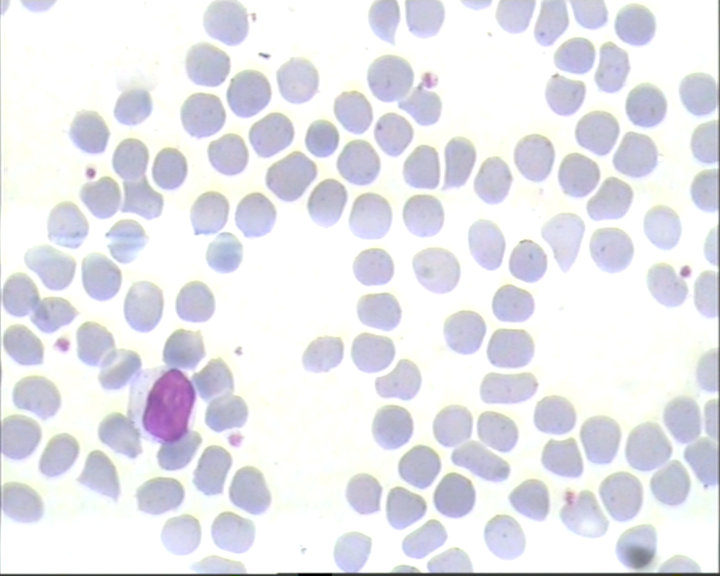
#> input picture codes . datasets/alimple/12.bmp, 720 x 576 px
$ python imageEnhancement.py
#> lines starting #> are read from the running program, lines starting #| are printed output that depends on the picture; after the words box and inside, x2 and y2 are one past the last pixel; in counts of white or black regions, pixels touching at a corner belong together
# image enhancement for blood cell smear images
# author: vishva patel
#

#import libraries
#from matplotlib import pyplot as plt
import numpy as np
import cv2
import matplotlib.pyplot as plt
import matplotlib.image as mpimg
import matplotlib.cm as cm
#read original image
image = cv2.imread("12.bmp")
#> image is the input picture: shape (576, 720, 3); mean B, G, R 236.5, 230.6, 230.6

#convet to gray scale image
gray = cv2.cvtColor(image, cv2.COLOR_BGR2GRAY)
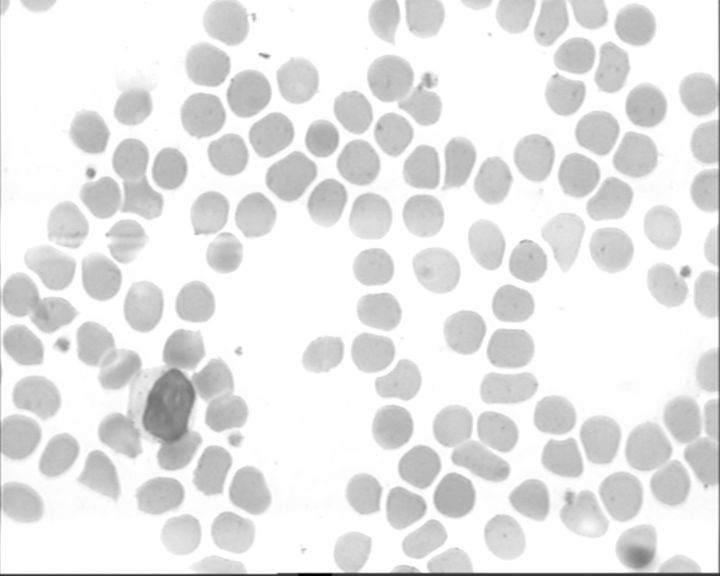
#> gray: shape (576, 720); min 0, max 255, mean 231.3
cv2.imwrite('gray.png',gray)

#apply median filter for smoothning
blurM = cv2.medianBlur(gray, 5)
cv2.imwrite('blurM.png',blurM)

#apply gaussian filter for smoothning
blurG = cv2.GaussianBlur(gray,(9,9), 0)
cv2.imwrite('blurG.png',blurG)

#histogram equalization
histoNorm = cv2.equalizeHist(gray)
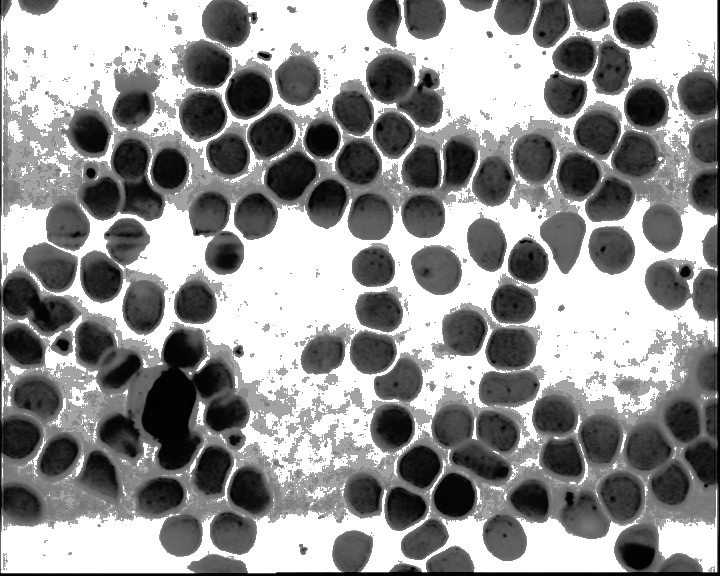
#> histoNorm: shape (576, 720); min 0, max 255, mean 146
cv2.imwrite('histoNorm.png',histoNorm)

# create a CLAHE object for Contrast Limited Adaptive Histogram Equalization (CLAHE)
clahe = cv2.createCLAHE(clipLimit=2.0, tileGridSize=(8,8))
claheNorm = clahe.apply(gray)
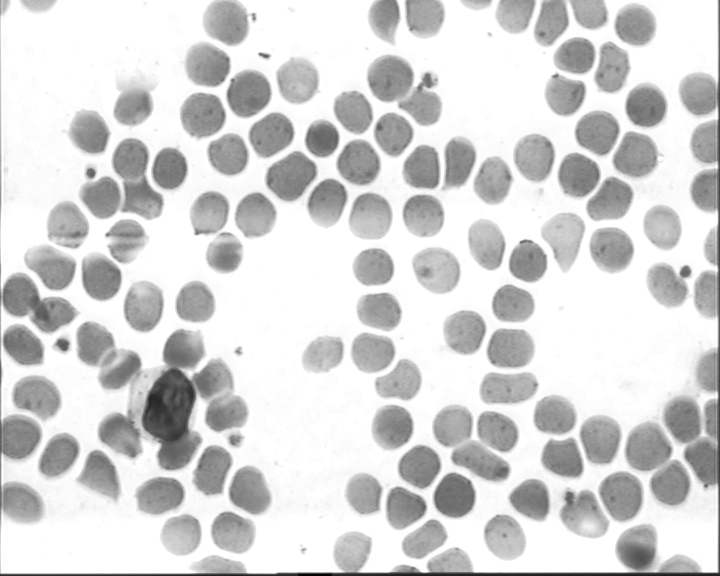
#> claheNorm: shape (576, 720); min 3, max 255, mean 213
cv2.imwrite('claheNorm.png',claheNorm)


#contrast stretching
# Function to map each intensity level to output intensity level.
def pixelVal(pix, r1, s1, r2, s2):
    if (0 <= pix and pix <= r1):
        return (s1 / r1)*pix
    elif (r1 < pix and pix <= r2):
        return ((s2 - s1)/(r2 - r1)) * (pix - r1) + s1
    else:
        return ((255 - s2)/(255 - r2)) * (pix - r2) + s2

# Define parameters.
r1 = 70
s1 = 0
r2 = 200
s2 = 255

# Vectorize the function to apply it to each value in the Numpy array.
pixelVal_vec = np.vectorize(pixelVal)

# Apply contrast stretching.
contrast_stretched = pixelVal_vec(gray, r1, s1, r2, s2)
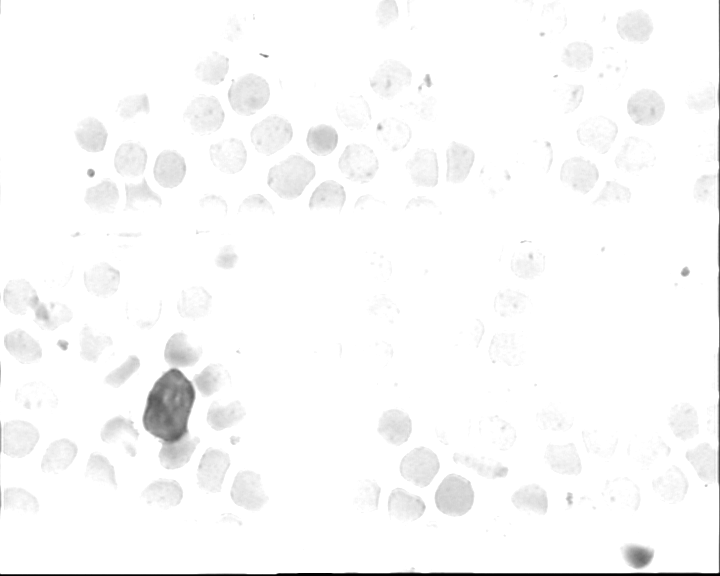
#> contrast_stretched: shape (576, 720) float64; min 0, max 255, mean 250
contrast_stretched_blurM = pixelVal_vec(blurM, r1, s1, r2, s2)

# Save edited images
cv2.imwrite('contrast_stretch.png', contrast_stretched)
cv2.imwrite('contrast_stretch_blurM.png', contrast_stretched_blurM)

#edge detection using canny edge detector
edge = cv2.Canny(gray,100,200)
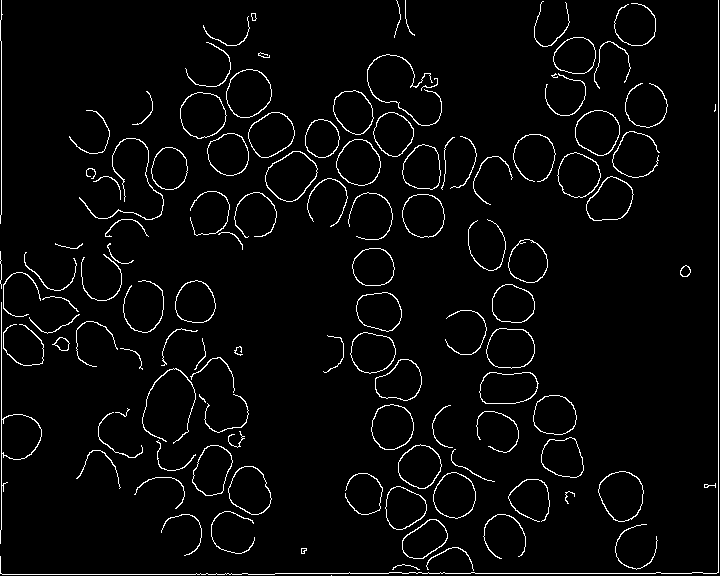
#> edge: shape (576, 720); 3.5% white in thin lines or dots
cv2.imwrite('edge.png',edge)
edgeG = cv2.Canny(blurG,100,200)
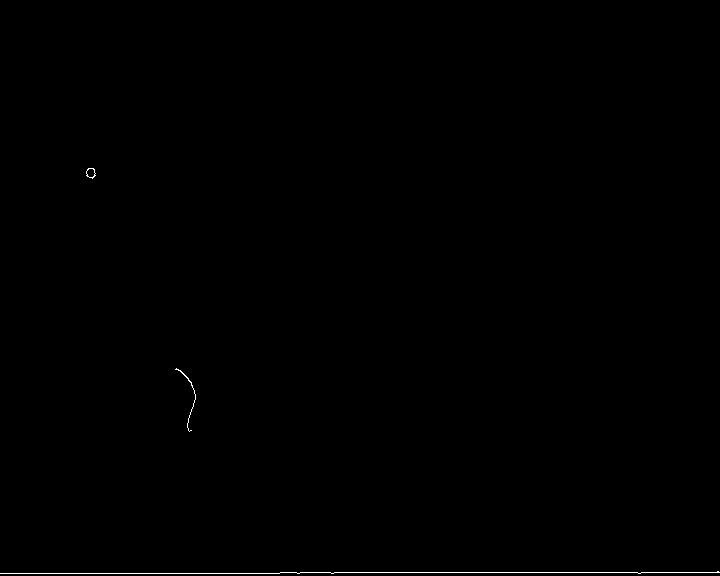
#> edgeG: shape (576, 720); 0.2% white in thin lines or dots, all inside (x1, y1, x2, y2) = (0, 168, 720, 574)
cv2.imwrite('edgeG.png',edgeG)
edgeM = cv2.Canny(blurM,100,200)
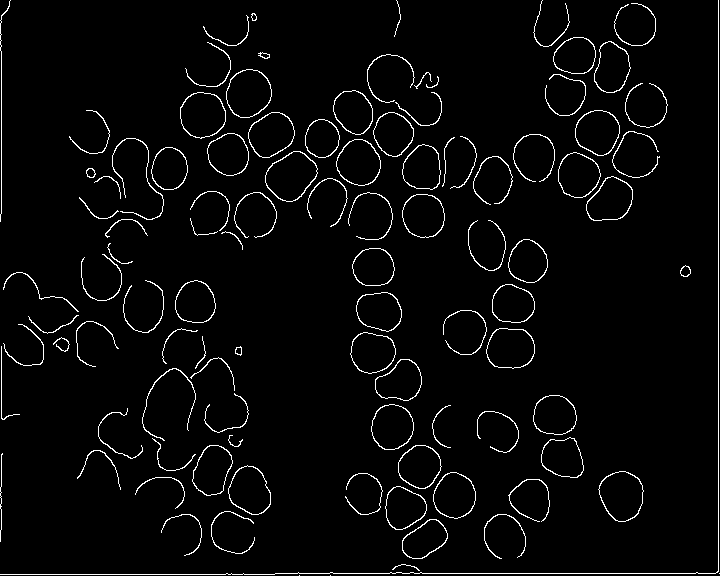
#> edgeM: shape (576, 720); 3.2% white in thin lines or dots
cv2.imwrite('edgeM.png',edgeM)

'''
#display
fig = plt.figure()
a = fig.add_subplot(3, 3, 1)
imgplot = plt.imshow(gray, cmap='Greys_r')
a.set_title('a. Gray Scale Image')
a = fig.add_subplot(3, 3, 2)
imgplot = plt.imshow(blurM, cmap='Greys_r')
a.set_title('b. Median Filtered Image')
plt.show()
'''
